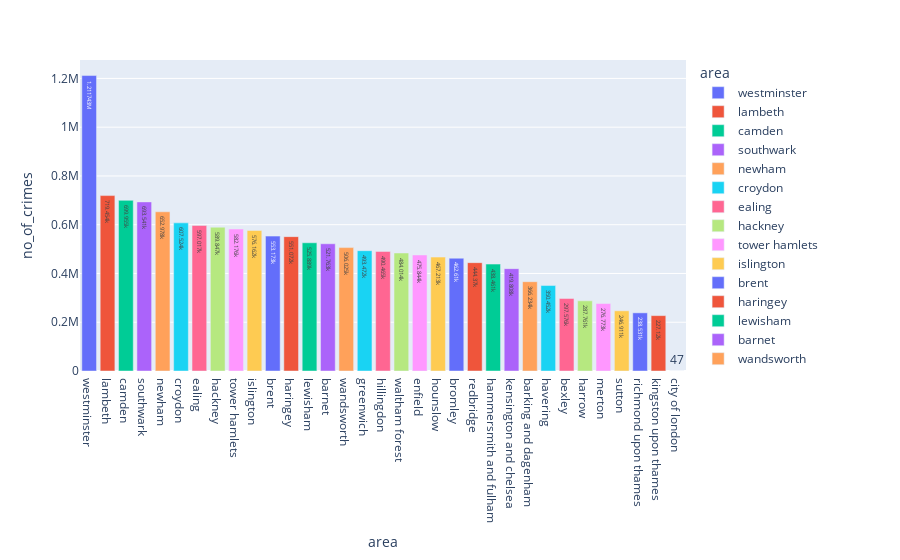

The cell this chart's notebook holds for it:
### Code cell
crimes =  px.bar(crimesAvailable,x='area',y='no_of_crimes',color='area',text_auto=True)
crimes.show()

### Figure 1 — Plotly figure (JSON) as saved in the notebook; plotly's stock layout.template omitted (floating-point values rounded to 4 significant figures)
{"data": [{"alignmentgroup": "True", "hovertemplate": "area=%{x}<br>no_of_crimes=%{y}<extra></extra>", "legendgroup": "westminster", "marker": {"color": "#636efa", "pattern": {"shape": ""}}, "name": "westminster", "offsetgroup": "westminster", "orientation": "v", "showlegend": true, "textposition": "auto", "texttemplate": "%{y}", "type": "bar", "x": ["westminster"], "xaxis": "x", "y": [1211743], "yaxis": "y"}, {"alignmentgroup": "True", "hovertemplate": "area=%{x}<br>no_of_crimes=%{y}<extra></extra>", "legendgroup": "lambeth", "marker": {"color": "#EF553B", "pattern": {"shape": ""}}, "name": "lambeth", "offsetgroup": "lambeth", "orientation": "v", "showlegend": true, "textposition": "auto", "texttemplate": "%{y}", "type": "bar", "x": ["lambeth"], "xaxis": "x", "y": [719454], "yaxis": "y"}, {"alignmentgroup": "True", "hovertemplate": "area=%{x}<br>no_of_crimes=%{y}<extra></extra>", "legendgroup": "camden", "marker": {"color": "#00cc96", "pattern": {"shape": ""}}, "name": "camden", "offsetgroup": "camden", "orientation": "v", "showlegend": true, "textposition": "auto", "texttemplate": "%{y}", "type": "bar", "x": ["camden"], "xaxis": "x", "y": [699955], "yaxis": "y"}, {"alignmentgroup": "True", "hovertemplate": "area=%{x}<br>no_of_crimes=%{y}<extra></extra>", "legendgroup": "southwark", "marker": {"color": "#ab63fa", "pattern": {"shape": ""}}, "name": "southwark", "offsetgroup": "southwark", "orientation": "v", "showlegend": true, "textposition": "auto", "texttemplate": "%{y}", "type": "bar", "x": ["southwark"], "xaxis": "x", "y": [693541], "yaxis": "y"}, {"alignmentgroup": "True", "hovertemplate": "area=%{x}<br>no_of_crimes=%{y}<extra></extra>", "legendgroup": "newham", "marker": {"color": "#FFA15A", "pattern": {"shape": ""}}, "name": "newham", "offsetgroup": "newham", "orientation": "v", "showlegend": true, "textposition": "auto", "texttemplate": "%{y}", "type": "bar", "x": ["newham"], "xaxis": "x", "y": [652978], "yaxis": "y"}, {"alignmentgroup": "True", "hovertemplate": "area=%{x}<br>no_of_crimes=%{y}<extra></extra>", "legendgroup": "croydon", "marker": {"color": "#19d3f3", "pattern": {"shape": ""}}, "name": "croydon", "offsetgroup": "croydon", "orientation": "v", "showlegend": true, "textposition": "auto", "texttemplate": "%{y}", "type": "bar", "x": ["croydon"], "xaxis": "x", "y": [607524], "yaxis": "y"}, {"alignmentgroup": "True", "hovertemplate": "area=%{x}<br>no_of_crimes=%{y}<extra></extra>", "legendgroup": "ealing", "marker": {"color": "#FF6692", "pattern": {"shape": ""}}, "name": "ealing", "offsetgroup": "ealing", "orientation": "v", "showlegend": true, "textposition": "auto", "texttemplate": "%{y}", "type": "bar", "x": ["ealing"], "xaxis": "x", "y": [597017], "yaxis": "y"}, {"alignmentgroup": "True", "hovertemplate": "area=%{x}<br>no_of_crimes=%{y}<extra></extra>", "legendgroup": "hackney", "marker": {"color": "#B6E880", "pattern": {"shape": ""}}, "name": "hackney", "offsetgroup": "hackney", "orientation": "v", "showlegend": true, "textposition": "auto", "texttemplate": "%{y}", "type": "bar", "x": ["hackney"], "xaxis": "x", "y": [589847], "yaxis": "y"}, {"alignmentgroup": "True", "hovertemplate": "area=%{x}<br>no_of_crimes=%{y}<extra></extra>", "legendgroup": "tower hamlets", "marker": {"color": "#FF97FF", "pattern": {"shape": ""}}, "name": "tower hamlets", "offsetgroup": "tower hamlets", "orientation": "v", "showlegend": true, "textposition": "auto", "texttemplate": "%{y}", "type": "bar", "x": ["tower hamlets"], "xaxis": "x", "y": [582176], "yaxis": "y"}, {"alignmentgroup": "True", "hovertemplate": "area=%{x}<br>no_of_crimes=%{y}<extra></extra>", "legendgroup": "islington", "marker": {"color": "#FECB52", "pattern": {"shape": ""}}, "name": "islington", "offsetgroup": "islington", "orientation": "v", "showlegend": true, "textposition": "auto", "texttemplate": "%{y}", "type": "bar", "x": ["islington"], "xaxis": "x", "y": [576162], "yaxis": "y"}, {"alignmentgroup": "True", "hovertemplate": "area=%{x}<br>no_of_crimes=%{y}<extra></extra>", "legendgroup": "brent", "marker": {"color": "#636efa", "pattern": {"shape": ""}}, "name": "brent", "offsetgroup": "brent", "orientation": "v", "showlegend": true, "textposition": "auto", "texttemplate": "%{y}", "type": "bar", "x": ["brent"], "xaxis": "x", "y": [553173], "yaxis": "y"}, {"alignmentgroup": "True", "hovertemplate": "area=%{x}<br>no_of_crimes=%{y}<extra></extra>", "legendgroup": "haringey", "marker": {"color": "#EF553B", "pattern": {"shape": ""}}, "name": "haringey", "offsetgroup": "haringey", "orientation": "v", "showlegend": true, "textposition": "auto", "texttemplate": "%{y}", "type": "bar", "x": ["haringey"], "xaxis": "x", "y": [551072], "yaxis": "y"}, {"alignmentgroup": "True", "hovertemplate": "area=%{x}<br>no_of_crimes=%{y}<extra></extra>", "legendgroup": "lewisham", "marker": {"color": "#00cc96", "pattern": {"shape": ""}}, "name": "lewisham", "offsetgroup": "lewisham", "orientation": "v", "showlegend": true, "textposition": "auto", "texttemplate": "%{y}", "type": "bar", "x": ["lewisham"], "xaxis": "x", "y": [525889], "yaxis": "y"}, {"alignmentgroup": "True", "hovertemplate": "area=%{x}<br>no_of_crimes=%{y}<extra></extra>", "legendgroup": "barnet", "marker": {"color": "#ab63fa", "pattern": {"shape": ""}}, "name": "barnet", "offsetgroup": "barnet", "orientation": "v", "showlegend": true, "textposition": "auto", "texttemplate": "%{y}", "type": "bar", "x": ["barnet"], "xaxis": "x", "y": [521763], "yaxis": "y"}, {"alignmentgroup": "True", "hovertemplate": "area=%{x}<br>no_of_crimes=%{y}<extra></extra>", "legendgroup": "wandsworth", "marker": {"color": "#FFA15A", "pattern": {"shape": ""}}, "name": "wandsworth", "offsetgroup": "wandsworth", "orientation": "v", "showlegend": true, "textposition": "auto", "texttemplate": "%{y}", "type": "bar", "x": ["wandsworth"], "xaxis": "x", "y": [506025], "yaxis": "y"}, {"alignmentgroup": "True", "hovertemplate": "area=%{x}<br>no_of_crimes=%{y}<extra></extra>", "legendgroup": "greenwich", "marker": {"color": "#19d3f3", "pattern": {"shape": ""}}, "name": "greenwich", "offsetgroup": "greenwich", "orientation": "v", "showlegend": true, "textposition": "auto", "texttemplate": "%{y}", "type": "bar", "x": ["greenwich"], "xaxis": "x", "y": [493472], "yaxis": "y"}, {"alignmentgroup": "True", "hovertemplate": "area=%{x}<br>no_of_crimes=%{y}<extra></extra>", "legendgroup": "hillingdon", "marker": {"color": "#FF6692", "pattern": {"shape": ""}}, "name": "hillingdon", "offsetgroup": "hillingdon", "orientation": "v", "showlegend": true, "textposition": "auto", "texttemplate": "%{y}", "type": "bar", "x": ["hillingdon"], "xaxis": "x", "y": [490465], "yaxis": "y"}, {"alignmentgroup": "True", "hovertemplate": "area=%{x}<br>no_of_crimes=%{y}<extra></extra>", "legendgroup": "waltham forest", "marker": {"color": "#B6E880", "pattern": {"shape": ""}}, "name": "waltham forest", "offsetgroup": "waltham forest", "orientation": "v", "showlegend": true, "textposition": "auto", "texttemplate": "%{y}", "type": "bar", "x": ["waltham forest"], "xaxis": "x", "y": [484014], "yaxis": "y"}, {"alignmentgroup": "True", "hovertemplate": "area=%{x}<br>no_of_crimes=%{y}<extra></extra>", "legendgroup": "enfield", "marker": {"color": "#FF97FF", "pattern": {"shape": ""}}, "name": "enfield", "offsetgroup": "enfield", "orientation": "v", "showlegend": true, "textposition": "auto", "texttemplate": "%{y}", "type": "bar", "x": ["enfield"], "xaxis": "x", "y": [475844], "yaxis": "y"}, {"alignmentgroup": "True", "hovertemplate": "area=%{x}<br>no_of_crimes=%{y}<extra></extra>", "legendgroup": "hounslow", "marker": {"color": "#FECB52", "pattern": {"shape": ""}}, "name": "hounslow", "offsetgroup": "hounslow", "orientation": "v", "showlegend": true, "textposition": "auto", "texttemplate": "%{y}", "type": "bar", "x": ["hounslow"], "xaxis": "x", "y": [467213], "yaxis": "y"}, {"alignmentgroup": "True", "hovertemplate": "area=%{x}<br>no_of_crimes=%{y}<extra></extra>", "legendgroup": "bromley", "marker": {"color": "#636efa", "pattern": {"shape": ""}}, "name": "bromley", "offsetgroup": "bromley", "orientation": "v", "showlegend": true, "textposition": "auto", "texttemplate": "%{y}", "type": "bar", "x": ["bromley"], "xaxis": "x", "y": [462610], "yaxis": "y"}, {"alignmentgroup": "True", "hovertemplate": "area=%{x}<br>no_of_crimes=%{y}<extra></extra>", "legendgroup": "redbridge", "marker": {"color": "#EF553B", "pattern": {"shape": ""}}, "name": "redbridge", "offsetgroup": "redbridge", "orientation": "v", "showlegend": true, "textposition": "auto", "texttemplate": "%{y}", "type": "bar", "x": ["redbridge"], "xaxis": "x", "y": [444370], "yaxis": "y"}, {"alignmentgroup": "True", "hovertemplate": "area=%{x}<br>no_of_crimes=%{y}<extra></extra>", "legendgroup": "hammersmith and fulham", "marker": {"color": "#00cc96", "pattern": {"shape": ""}}, "name": "hammersmith and fulham", "offsetgroup": "hammersmith and fulham", "orientation": "v", "showlegend": true, "textposition": "auto", "texttemplate": "%{y}", "type": "bar", "x": ["hammersmith and fulham"], "xaxis": "x", "y": [438461], "yaxis": "y"}, {"alignmentgroup": "True", "hovertemplate": "area=%{x}<br>no_of_crimes=%{y}<extra></extra>", "legendgroup": "kensington and chelsea", "marker": {"color": "#ab63fa", "pattern": {"shape": ""}}, "name": "kensington and chelsea", "offsetgroup": "kensington and chelsea", "orientation": "v", "showlegend": true, "textposition": "auto", "texttemplate": "%{y}", "type": "bar", "x": ["kensington and chelsea"], "xaxis": "x", "y": [419808], "yaxis": "y"}, {"alignmentgroup": "True", "hovertemplate": "area=%{x}<br>no_of_crimes=%{y}<extra></extra>", "legendgroup": "barking and dagenham", "marker": {"color": "#FFA15A", "pattern": {"shape": ""}}, "name": "barking and dagenham", "offsetgroup": "barking and dagenham", "orientation": "v", "showlegend": true, "textposition": "auto", "texttemplate": "%{y}", "type": "bar", "x": ["barking and dagenham"], "xaxis": "x", "y": [366234], "yaxis": "y"}, {"alignmentgroup": "True", "hovertemplate": "area=%{x}<br>no_of_crimes=%{y}<extra></extra>", "legendgroup": "havering", "marker": {"color": "#19d3f3", "pattern": {"shape": ""}}, "name": "havering", "offsetgroup": "havering", "orientation": "v", "showlegend": true, "textposition": "auto", "texttemplate": "%{y}", "type": "bar", "x": ["havering"], "xaxis": "x", "y": [350452], "yaxis": "y"}, {"alignmentgroup": "True", "hovertemplate": "area=%{x}<br>no_of_crimes=%{y}<extra></extra>", "legendgroup": "bexley", "marker": {"color": "#FF6692", "pattern": {"shape": ""}}, "name": "bexley", "offsetgroup": "bexley", "orientation": "v", "showlegend": true, "textposition": "auto", "texttemplate": "%{y}", "type": "bar", "x": ["bexley"], "xaxis": "x", "y": [297576], "yaxis": "y"}, {"alignmentgroup": "True", "hovertemplate": "area=%{x}<br>no_of_crimes=%{y}<extra></extra>", "legendgroup": "harrow", "marker": {"color": "#B6E880", "pattern": {"shape": ""}}, "name": "harrow", "offsetgroup": "harrow", "orientation": "v", "showlegend": true, "textposition": "auto", "texttemplate": "%{y}", "type": "bar", "x": ["harrow"], "xaxis": "x", "y": [287761], "yaxis": "y"}, {"alignmentgroup": "True", "hovertemplate": "area=%{x}<br>no_of_crimes=%{y}<extra></extra>", "legendgroup": "merton", "marker": {"color": "#FF97FF", "pattern": {"shape": ""}}, "name": "merton", "offsetgroup": "merton", "orientation": "v", "showlegend": true, "textposition": "auto", "texttemplate": "%{y}", "type": "bar", "x": ["merton"], "xaxis": "x", "y": [276773], "yaxis": "y"}, {"alignmentgroup": "True", "hovertemplate": "area=%{x}<br>no_of_crimes=%{y}<extra></extra>", "legendgroup": "sutton", "marker": {"color": "#FECB52", "pattern": {"shape": ""}}, "name": "sutton", "offsetgroup": "sutton", "orientation": "v", "showlegend": true, "textposition": "auto", "texttemplate": "%{y}", "type": "bar", "x": ["sutton"], "xaxis": "x", "y": [246911], "yaxis": "y"}, {"alignmentgroup": "True", "hovertemplate": "area=%{x}<br>no_of_crimes=%{y}<extra></extra>", "legendgroup": "richmond upon thames", "marker": {"color": "#636efa", "pattern": {"shape": ""}}, "name": "richmond upon thames", "offsetgroup": "richmond upon thames", "orientation": "v", "showlegend": true, "textposition": "auto", "texttemplate": "%{y}", "type": "bar", "x": ["richmond upon thames"], "xaxis": "x", "y": [238531], "yaxis": "y"}, {"alignmentgroup": "True", "hovertemplate": "area=%{x}<br>no_of_crimes=%{y}<extra></extra>", "legendgroup": "kingston upon thames", "marker": {"color": "#EF553B", "pattern": {"shape": ""}}, "name": "kingston upon thames", "offsetgroup": "kingston upon thames", "orientation": "v", "showlegend": true, "textposition": "auto", "texttemplate": "%{y}", "type": "bar", "x": ["kingston upon thames"], "xaxis": "x", "y": [227120], "yaxis": "y"}, {"alignmentgroup": "True", "hovertemplate": "area=%{x}<br>no_of_crimes=%{y}<extra></extra>", "legendgroup": "city of london", "marker": {"color": "#00cc96", "pattern": {"shape": ""}}, "name": "city of london", "offsetgroup": "city of london", "orientation": "v", "showlegend": true, "textposition": "auto", "texttemplate": "%{y}", "type": "bar", "x": ["city of london"], "xaxis": "x", "y": [47], "yaxis": "y"}], "layout": {"barmode": "relative", "legend": {"title": {"text": "area"}, "tracegroupgap": 0}, "margin": {"t": 60}, "xaxis": {"anchor": "y", "categoryarray": ["westminster", "lambeth", "camden", "southwark", "newham", "croydon", "ealing", "hackney", "tower hamlets", "islington", "brent", "haringey", "lewisham", "barnet", "wandsworth", "greenwich", "hillingdon", "waltham forest", "enfield", "hounslow", "bromley", "redbridge", "hammersmith and fulham", "kensington and chelsea", "barking and dagenham", "havering", "bexley", "harrow", "merton", "sutton", "richmond upon thames", "kingston upon thames", "city of london"], "categoryorder": "array", "domain": [0, 1], "title": {"text": "area"}}, "yaxis": {"anchor": "x", "domain": [0, 1], "title": {"text": "no_of_crimes"}}}}
